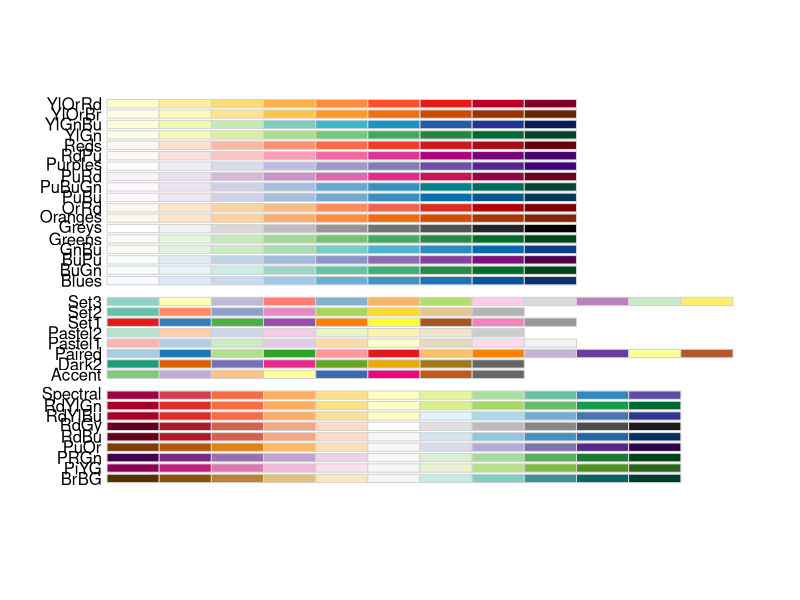
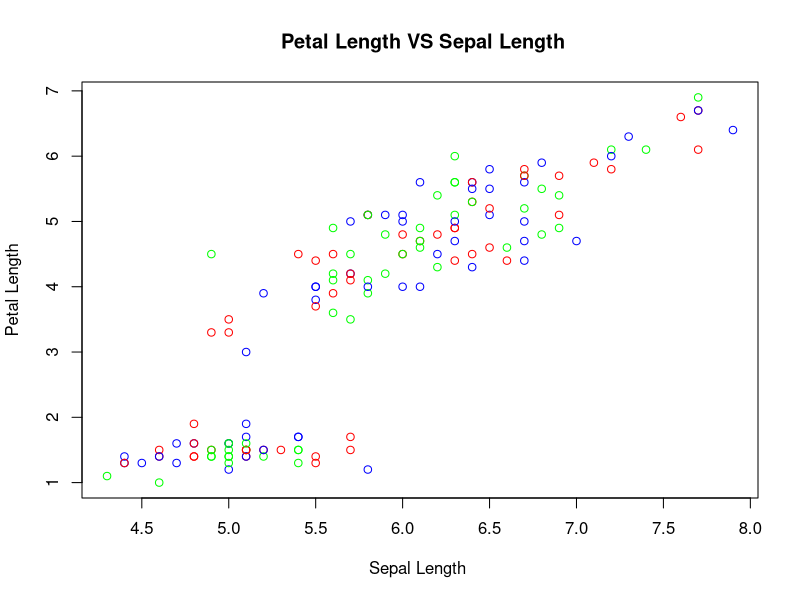
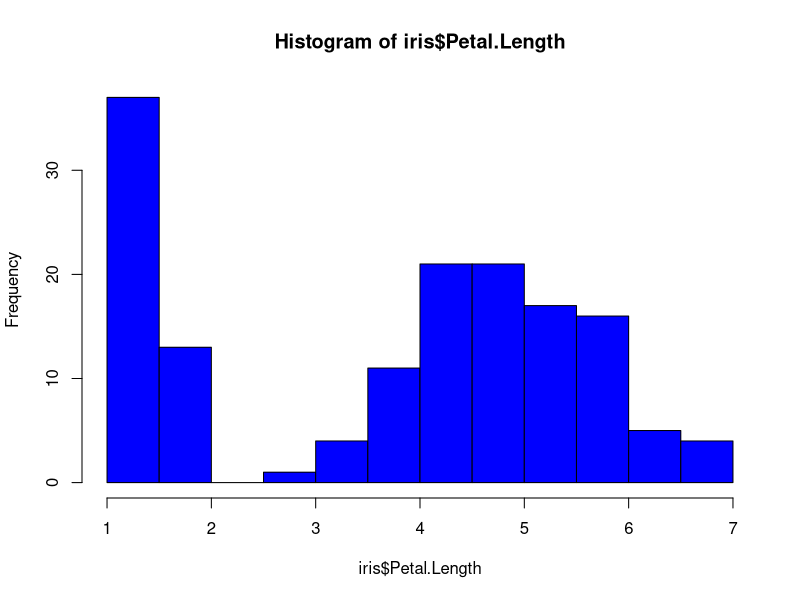
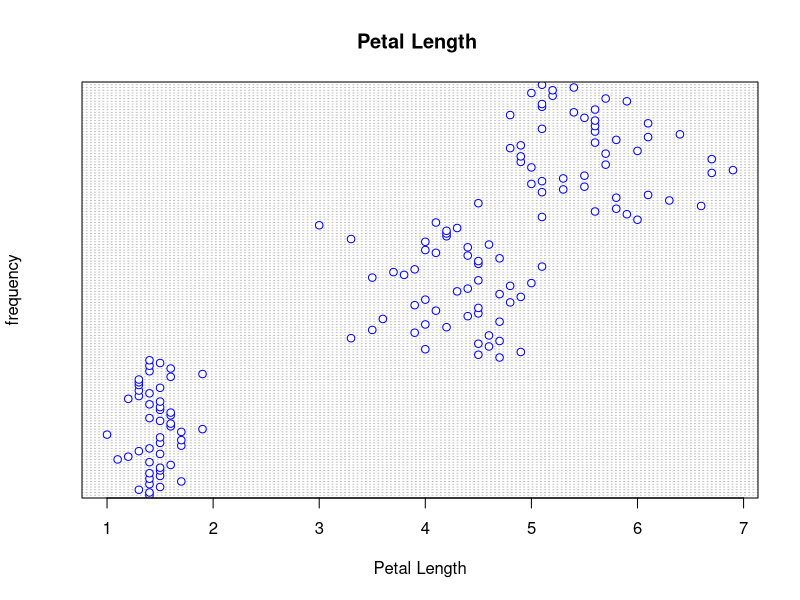
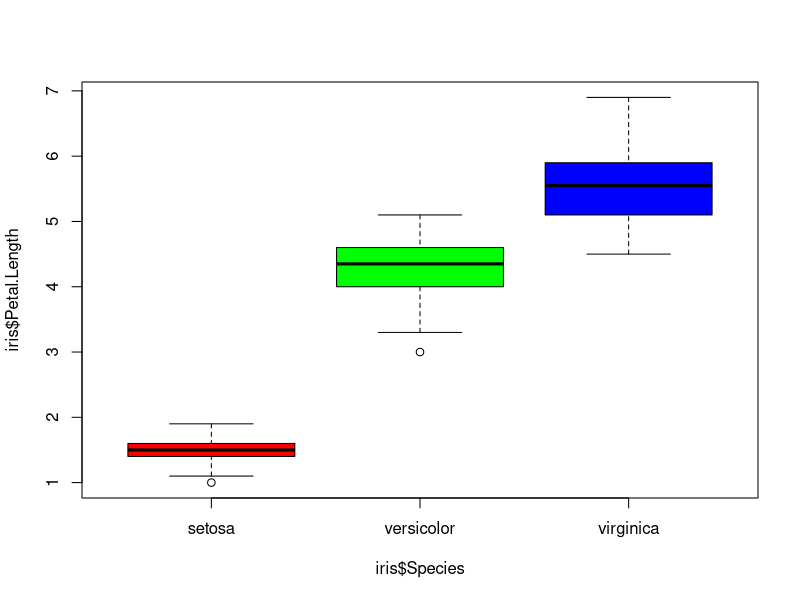
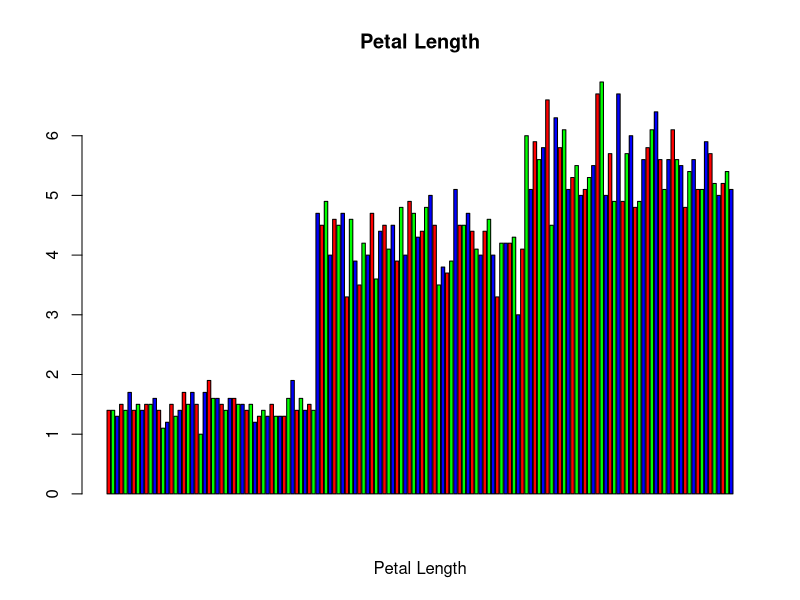
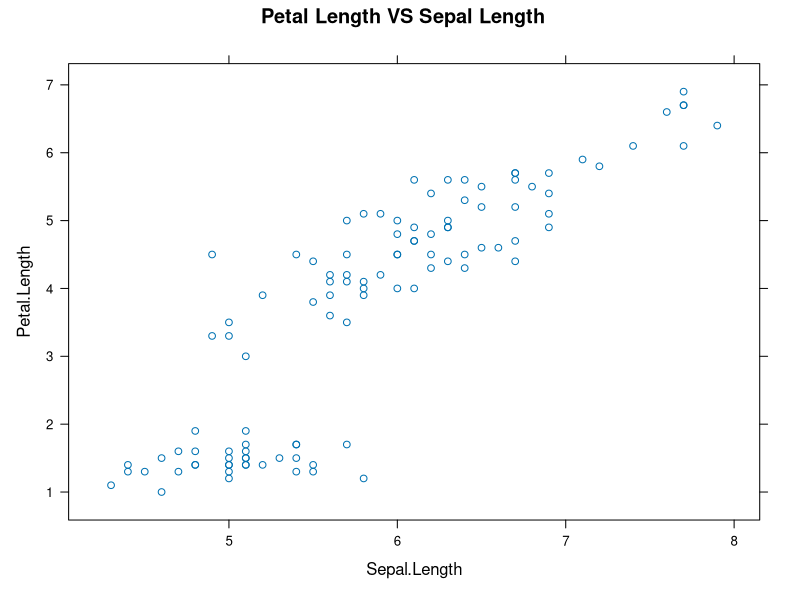
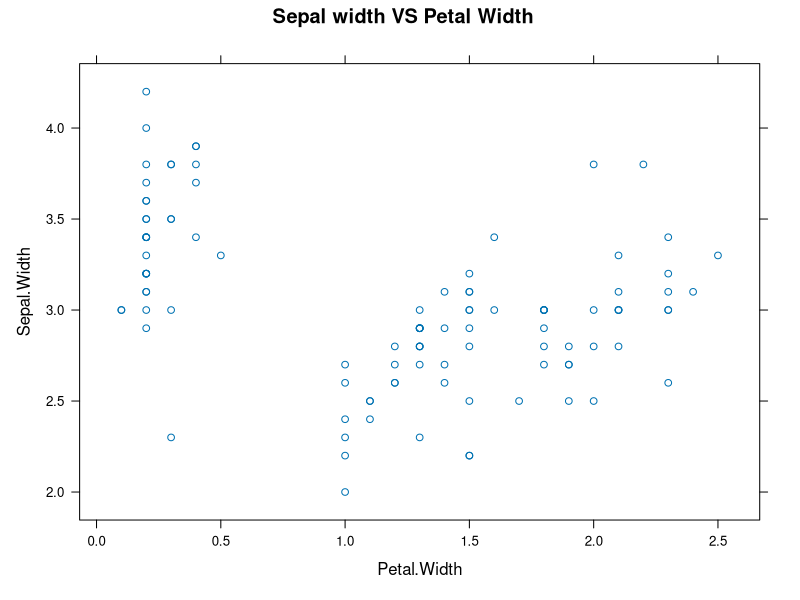

Generate these figures, in order, with R:
data("iris")
View(iris)
index <- sample(2, nrow(iris), replace = TRUE, prob = c(0.7,0.3))
train <- iris[index==1,]
test <- iris[index==2,]

head(train)
library(RColorBrewer)
display.brewer.all()

#VISUALIZATON USING BASIC PLOT FUNCTIONS 

 # 1. scatter plot using plot() function 


plot(x= iris$Sepal.Length, y= iris$Petal.Length, xlab = "Sepal Length ", ylab =  "Petal Length", main = " Petal Length VS Sepal Length", col =  c("red","green ", "blue"))


 # 2. histogram : using hist() function

hist(iris$Petal.Length, col = "blue")

#3. dot plot :

dotchart(iris$Petal.Length ,ylab =  "frequency", xlab = "Petal Length", main= "Petal Length ", color = "blue")

# 4 .  box plot 

boxplot(iris$Petal.Length ~ iris$Species , col = c("red", "green", "blue"))

#5 . barchart 
barplot(iris$Petal.Length, col = c("red", "green","blue"), xlab = "Petal Length" , main =  "Petal Length")

#==================================================================================================================================

#VISUALISATION USING LATTICE PACKAGE FUNCTIONS
#LOADING LATTICE PACKAGE

library(lattice)


#using xyplot() function to produce scatter plot

# scatter plot between sepal.length and petal.length
xyplot(Petal.Length ~ Sepal.Length, data = train, main = " Petal Length VS Sepal Length")

# scatter plot between Sepal width and petal width
xyplot(Sepal.Width ~ Petal.Width, data = train , main =  " Sepal width VS Petal Width")


# color by group
xyplot(Sepal.Length ~ Petal.Length, groups = Species, data =train, auto.key = TRUE, main = " Sepal Length VS Petal Length")
xyplot(Sepal.Width ~ Petal.Width, groups = Species, data =train, auto.key = TRUE, main =  " Sepal width VS Petal Width")
 
#==================================================================================================================================

# now using BASIC 3D SCATTER PLOT

cloud(Sepal.Length ~ Sepal.Length * Petal.Width, groups = Species , data = train , auto.key = TRUE)

#=================================================================================================================================

#using the box plot

# betwwn petal width and sepal width 
bwplot(Petal.Width ~ Sepal.Width , data = train , xlab = "Sepal Width", ylab = "Petal Width" , main = "Petal Width VS sepal Width")
# between petal length and sepal length
bwplot(Petal.Length ~ Sepal.Length , data = train , xlab = "Sepal Length", ylab = "Petal Length" , main = "Petal Length VS sepal Length")

#==================================================================================================================================

#using Density plot

# for sepal length and petal length
densityplot(~ Sepal.Length, data = train, plot.points =  FALSE)
densityplot(~Petal.Length, data = train, plot.points = TRUE)

#plot with multiple groups.
densityplot(~Sepal.Length, group = Species, data = train, plot.points = FALSE, auto.key = TRUE)
densityplot(~Petal.Length, group = Species, data = train, plot.points = FALSE, auto.key = TRUE)

# using densityplot() for sepal width and petal width
densityplot(~Sepal.Width, group = Species, data = train, plot.points = FALSE, auto.key = TRUE)
densityplot(~Petal.Width, group = Species, data = train, plot.points = FALSE, auto.key = TRUE)


#=================================================================================================
                            
                                    # USING HISTOGRAM


# for sepal's length and width
histogram(~Sepal.Length, data = train)
histogram(~Sepal.Length, data = train)


#for petal's length and width
histogram(~Petal.Length, data = train) 
histogram(~Petal.Width, data = train)

#==================================================================================================================================
                       
                                    # USING dOTPLOT
# between sepal.length and petal.length
dotplot(~ Petal.Length, data = train,group =  Species,auto.key =TRUE, main = " Petal Length")

# between sepal.width and petal.width
dotplot(Sepal.Width ~ Petal.Width, data = train,group = Species, auto.key = TRUE, xlab = "SEPAL WIDTH", ylab = "PETAL WIDTH", main =  "Sepal Width VS Petal Width")

#==================================================================================================================================
 
                                     # USING STRIPPLOT

# between sepal length and petal length
stripplot(Sepal.Length ~ Petal.Length , data = train,group= Species, main = "Sepal Length VS Petal length")

#between sepal width and petal width
stripplot(Sepal.Width ~ Petal.Width , data = train , group =  Species ,main = "Sepal Width VS Petal Length")

#==================================================================================================================================

                                     # USING BARCHART
#between sepal length and petal length
barchart( ~ Petal.Length , data = train , auto.key = TRUE,group = Species , main =  " Petal Length")

#between sepal width and Petal width
barchart(Sepal.Width ~ Petal.Width , data = train , group = Species ,auto.key = TRUE, main = "sepal width VS Petal Width")

#==================================================================================================================================

#Now using ggplot2 package

library(ggplot2)

                                      # USING SCATTER PLOT


 
# between sepal Length and petal length

ggplot(data = train, aes(x= Petal.Length, y = Sepal.Length, color = Sepal.Length))  + geom_point() + xlab("Sepal Length ") + ylab("petal Length") + ggtitle("petal Length - Sepal Length") + scale_color_gradientn(colors=rainbow(4)) 
      

                                       #using jitter plot 

ggplot(data = train, aes(x= Petal.Length, y = Sepal.Length, color = Sepal.Length )) + geom_jitter(aes(color = Species))

                                   #showing this with line plot :)

ggplot(data = train, aes(x= Sepal.Length , y = Sepal.Width)) + geom_line(color = "Blue")
ggplot(data =train , aes(x= Petal.Length , y=  Petal.Width)) + geom_line(color = "Blue")
 
                                
                                 # plotting line and scatter plot together 
 
 ggplot(data = train , aes(x= Sepal.Length , y= Sepal.Width , color = Species)) + geom_point() + geom_line(color = "blue")
 ggplot(data = train , aes(x= Petal.Length , y= Petal.Width , color = Species)) + geom_point() + geom_line(color ="blue")

                          
                                          # facet wrap 
 
 ggplot(data = train , aes(Sepal.Length , Sepal.Width, color  =  Species)) +  geom_point() +  facet_wrap(~Species , nrow = 2 , ncol = 2)
 ggplot(data = train , aes(Sepal.Length , Sepal.Width, color  =  Species)) +  geom_point() + geom_smooth(se= FALSE) + facet_wrap(~Species)
    
                                         # facet grid
 
   ggplot(data = train , aes(Sepal.Length , Sepal.Width, color  =  Species)) +  geom_point() +  facet_grid(~Species )
   ggplot(data = train , aes(Sepal.Length , Sepal.Width, color  =  Species)) +  geom_point() +  facet_grid(~Species ) +  geom_smooth(se= FALSE)
                  
                                        #  using geom_area
   
  ggplot(data = train , aes(Sepal.Length ,fill = Species)) +  geom_area( stat = "bin")

        
                                        # using geom_dotplot
   
   ggplot(data = train , aes(Sepal.Length , fill  =  Species)) +  geom_dotplot(binwidth = 0.2)

   
                                        # using histogram 
   
   ggplot(data = train , aes(Petal.Length , fill  =  Species)) + geom_histogram() +  facet_wrap(~Species)  

   
                                    #using geom density  with mean 
    
   ggplot(data = train , aes(Petal.Length ,  fill  =  Species))  + geom_density() + geom_vline(aes(xintercept  = mean(Sepal.Length)) , color = "blue", linetype = "dashed" , size = 1 )
   ggplot(data = train , aes(x=Petal.Length ,  y = Petal.Width ,color =  Species))  + geom_density2d() 
   ggplot(data = train , aes(x=Petal.Length ,  y = Petal.Width )) + geom_bin2d()
                                        
                                              # USING BAR CHARTS 
    
   ggplot(data = train , aes(Petal.Length ,fill = Species )) + geom_bar(stat = "bin") 
   
                                    # using geom_smooth
   
   ggplot(data = train , aes(Sepal.Length , Sepal.Width,fill  =  Species)) + geom_smooth(method = lm)
  
                                        # box plot 
   ggplot(data = train , aes(x = Species , y = Sepal.Length)) + geom_boxplot(aes(fill= Species)) + ylab("Sepal Length") + ggtitle("iris boxplot") + stat_summary(fun.y = mean, geom = "point" ,  shape =5 , size =4)

                                                
#===================================================================================================================================  
#===================================================================================================================================